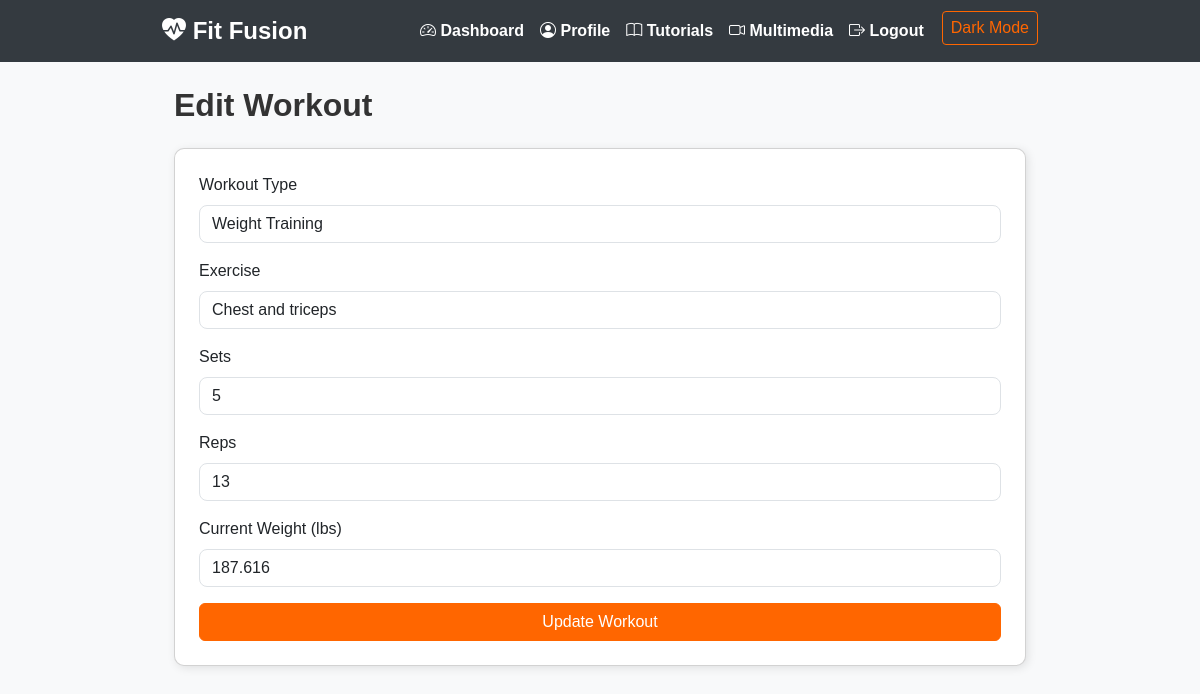
The page /edit_workout/8 (signed in) on the database as committed earlier.
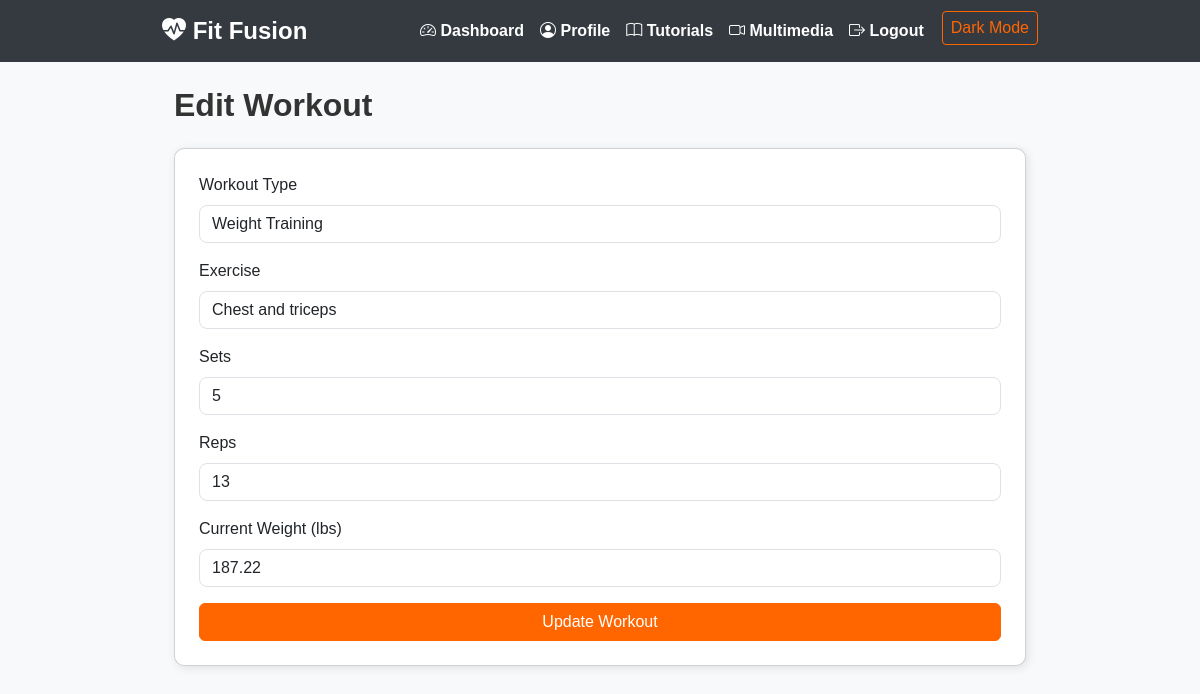
The same page on the database as committed later.
### app.py (models this page shows)
class WorkoutLog(db.Model):
    id = db.Column(db.Integer, primary_key=True)
    user_id = db.Column(db.Integer, db.ForeignKey('user.id'), nullable=False)
    workout_type = db.Column(db.String(50), nullable=False)
    exercise = db.Column(db.String(100), nullable=False)
    sets = db.Column(db.Integer, nullable=False)
    reps = db.Column(db.Integer, nullable=False)
    weight = db.Column(db.Float, nullable=True)  # Stored in kg
    date = db.Column(db.DateTime, default=datetime.utcnow)
    user = db.relationship('User', backref=db.backref('workouts', lazy=True))

### app.py (the view, shortened to what this page needs)
@app.route('/edit_workout/<int:workout_id>', methods=['GET', 'POST'])
def edit_workout(workout_id):
    if 'user_id' not in session:
        flash('Please log in to edit workouts.', 'warning')
        return redirect(url_for('login'))
    workout = WorkoutLog.query.get_or_404(workout_id)
    if workout.user_id != session['user_id']:
        flash('Unauthorized action.', 'danger')
        return redirect(url_for('dashboard'))
    return render_template('edit_workout.html', workout=workout)

### templates/edit_workout.html (shortened to what this page needs)
{% extends "base.html" %}
{% block content %}
<div class="container mt-4">
  <h2 class="mb-4">Edit Workout</h2>
  <div class="card p-4">
    <form method="POST" action="{{ url_for('edit_workout', workout_id=workout.id) }}">
      <div class="mb-3">
        <label class="form-label">Workout Type</label>
        <select name="workout_type" class="form-control">
          <option value="Weight Training" {% if workout.workout_type == 'Weight Training' %}selected{% endif %}>Weight Training</option>
        </select>
      </div>
      <div class="mb-3">
        <label class="form-label">Exercise</label>
        <input type="text" name="exercise" class="form-control" value="{{ workout.exercise }}" required>
      </div>
      <div class="mb-3">
        <label class="form-label">Sets</label>
        <input type="number" name="sets" class="form-control" value="{{ workout.sets }}" required>
      </div>
      <div class="mb-3">
        <label class="form-label">Reps</label>
        <input type="number" name="reps" class="form-control" value="{{ workout.reps }}" required>
      </div>
      <div class="mb-3">
        <label class="form-label">Current Weight (lbs)</label>
        <input type="number" step="0.1" name="weight" class="form-control" value="{{ workout.weight * 2.20462 | round(1) if workout.weight else '' }}">
      </div>
      <button type="submit" class="btn btn-primary w-100">Update Workout</button>
    </form>
  </div>
</div>
{% endblock %}

Rows that differ between the two databases and show on the page:
changed WorkoutLog "Weight Training": weight "187.616" → "187.22"
